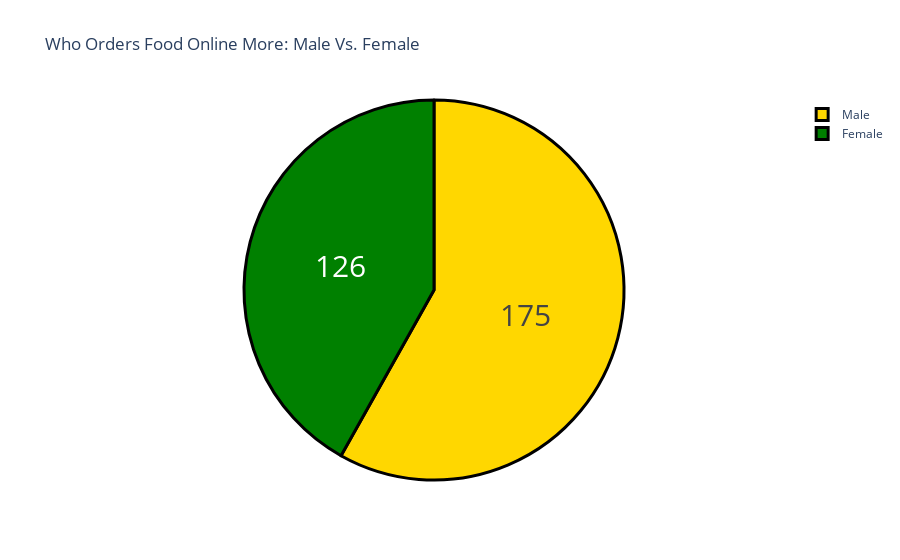

Notebook code for this chart:
### Code cell
gender=brought_again_data['Gender'].value_counts()
label=gender.index
counts=gender.values
colors=['gold','green']
fig=go.Figure(data=[go.Pie(labels=label,values=counts)])
fig.update_layout(title_text='Who Orders Food Online More: Male Vs. Female')
fig.update_traces(hoverinfo='label+percent',textinfo='value',textfont_size=30,marker=dict(colors=colors,line=dict(color='black',width=3)))
fig.show()

### Figure 1 — Plotly figure (JSON) as saved in the notebook; plotly's stock layout.template omitted (floating-point values rounded to 4 significant figures)
{"data": [{"hoverinfo": "label+percent", "labels": ["Male", "Female"], "marker": {"colors": ["gold", "green"], "line": {"color": "black", "width": 3}}, "textfont": {"size": 30}, "textinfo": "value", "type": "pie", "values": [175, 126]}], "layout": {"title": {"text": "Who Orders Food Online More: Male Vs. Female"}}}
